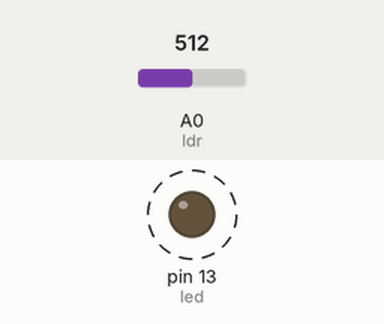
Recording of a sketch running on a simulated Arduino Uno, built with avr-gcc and run on an emulated ATmega328P. Shown: output pins drawn as LEDs (lit = HIGH). Dashed ring = blinking. The inputs (shaded band) are chosen by the test bench; at power-on: A0 (ldr) = 512.

Above: at 1.8 s.
1.9 s: A0 (ldr) set to 0
At 3.3 s:
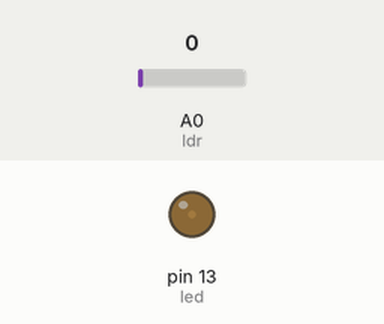
3.6 s: A0 (ldr) set to 122
At 3.9 s:
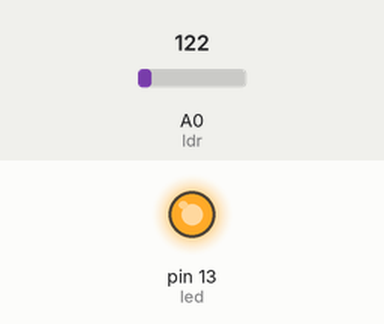
Timing chart, 0 to 13.1 s (numbered marks = the images above; inputs shaded):
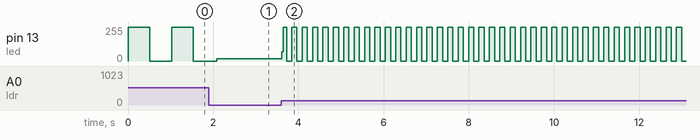

Measured:
- after the input at 3.6 s, pin 13 (led): 16/255 → 68/255 at once, then moves between 0/255 and 255/255, repeating every 0.24 s
- by itself, pin 13 (led): alternates 255/255 for 0.51 s and 0/255 for 0.51 s

The sketch:

Main.ino
```cpp
const byte led = 13;
const byte ldr = A0;

int valorLdr = 0;

void setup()
{
	pinMode(led, OUTPUT);
}

void loop()
{
	valorLdr = analogRead(ldr);
    digitalWrite(led, 1);
    delay(valorLdr);
    digitalWrite(led, 0);
    delay(valorLdr);
}
```
